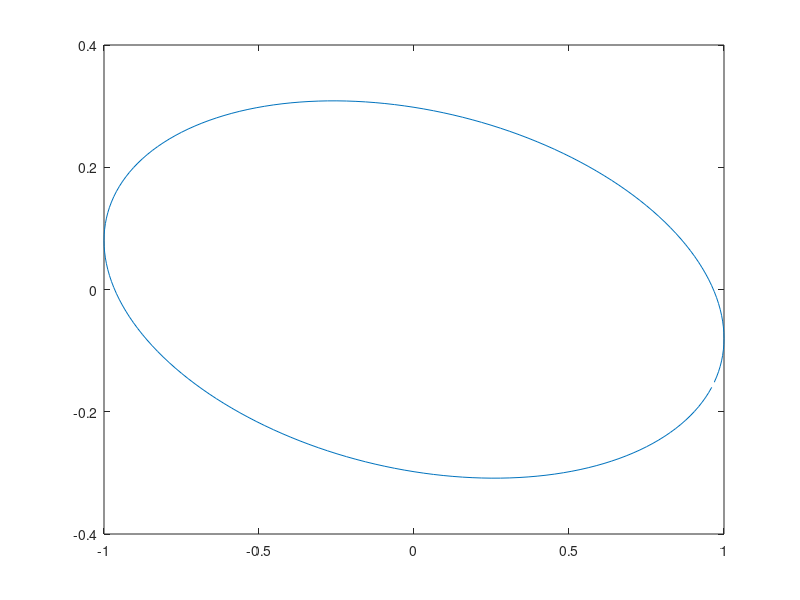

Recreate this plot in MATLAB.


freq = 0.11;
phase = 3/4*pi;

len = 8;
samp = 1:len;

fil = cos(2*pi*freq*samp + phase).*sin(2*pi*samp/(2*len))./(samp*pi);

% n = (0:199)/400;
% x = cos(2*pi*n'*samp);
% 
% figure; plot(n,20*log(abs(fil*x')))

phi = (0:199)/200 * 2 * pi;
y = cos(bsxfun(@plus,2*pi*0.12*samp',phi));

figure; plot(y(end,:), fil*y);